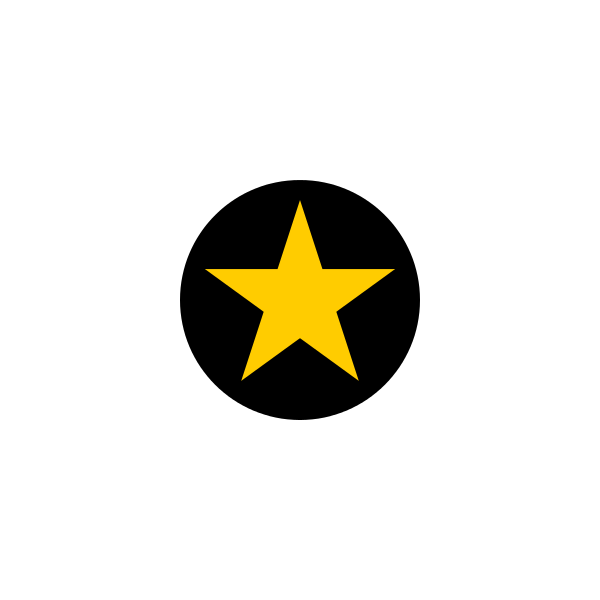

Generate this figure with Python:
import math

from cp_import import cairopath

canvas = cairopath.Canvas(600, 600, bgcolor='#fff')

with canvas.translate(300, 300):
	canvas.circle(120).fill(0)
	path = canvas.path()
	path.M(0, -100)
	for i in range(1, 5):
		path.L(100*math.sin(i*4*math.pi/5), -100*math.cos(i*4*math.pi/5))
	path.z()
	path.fill(0xffcc00)

canvas.png('star.png')
